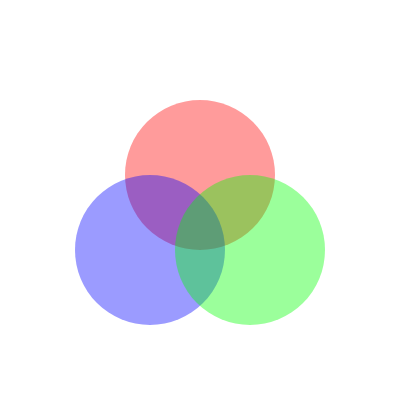
Frame 1 (no input)
Frame 60 (no input): identical to frame 1, image omitted
Frame 120 (the mouse pressed at the canvas centre since frame 60): identical to frame 1, image omitted

The p5.js sketch that drew this single still picture (run headless with seeded random() and noise() and a simulated clock; from frame 60 on, the mouse is pressed at the canvas centre):

// p5.js sketch
// ── sketch.js
function setup() {
  createCanvas(400, 400);
}

function draw() {
  background(255);
  //red opaque
  noStroke();
  fill(255, 0, 0, 100);
  ellipse(200, 175, 150);
  //blue opaque
  noStroke();
  fill(0, 0, 255, 100);
  ellipse(150, 250, 150);
  //green opaque
  noStroke();
  fill(0, 255, 0, 100);
  ellipse(250, 250, 150);
}
